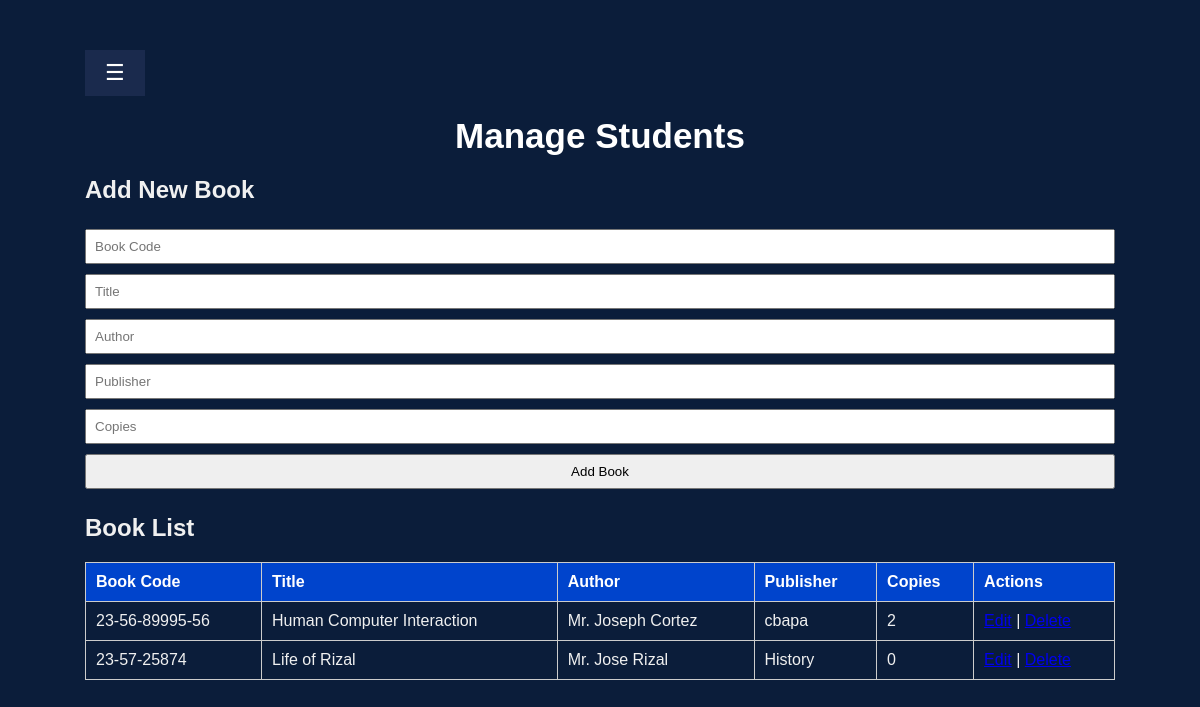
The page /LMS_PRMSU/admin_page/admin_books.php (signed in) on the database its author committed.
### tables this page shows
CREATE TABLE `books` (
  `book_code` varchar(50) NOT NULL,
  `title` varchar(255) NOT NULL,
  `author` varchar(150) DEFAULT NULL,
  `publisher` varchar(150) NOT NULL,
  `copies` int(11) NOT NULL DEFAULT 1,
  `category` varchar(100) DEFAULT NULL,
  `publication_year` int(11) DEFAULT NULL,
  `total_copies` int(11) DEFAULT 1,
  `available_copies` int(11) DEFAULT 1
);

### LMS_PRMSU/admin_page/admin_books.php (the view, shortened to what this page needs)
<?php
include '../include/db_connect.php';
$books = $conn->query("SELECT * FROM books ORDER BY title ASC");
?>
<!DOCTYPE html>
<html lang="en">
<head>
<link rel="stylesheet" href="../style.css">
</head>
<body>
<div class="dashboard-container">
<main class="main-content" id="main">
    <header>
        <button class="menu-toggle" id="menuToggle">☰</button>
        <h1>Manage Students</h1>
    </header>
    <h2>Add New Book</h2>
    <form method="POST">
        <input type="text" name="book_code" placeholder="Book Code" required>
        <input type="text" name="title" placeholder="Title" required>
        <input type="text" name="author" placeholder="Author" required>
        <input type="text" name="publisher" placeholder="Publisher" required>
        <input type="number" name="copies" placeholder="Copies" required>
        <button type="submit" name="add_book">Add Book</button>
    </form>
    <h2>Book List</h2>
    <table>
        <thead>
            <tr>
                <th>Book Code</th>
                <th>Title</th>
                <th>Author</th>
                <th>Publisher</th>
                <th>Copies</th>
                <th>Actions</th>
            </tr>
        </thead>
        <tbody>
            <?php while($book = $books->fetch_assoc()): ?>
                <tr>
                    <td><?php echo $book['book_code']; ?></td>
                    <td><?php echo $book['title']; ?></td>
                    <td><?php echo $book['author']; ?></td>
                    <td><?php echo $book['publisher']; ?></td>
                    <td><?php echo $book['copies']; ?></td>
                    <td>
                        <a href="admin_books.php?edit=<?php echo $book['book_code']; ?>">Edit</a> |
                        <a href="admin_books.php?delete=<?php echo $book['book_code']; ?>" onclick="return confirm('Delete this book?')">Delete</a>
                    </td>
                </tr>
            <?php endwhile; ?>
        </tbody>
    </table>
</main>
</body>
</html>

### LMS_PRMSU/style.css (style rules this page uses)
* { margin: 0; padding: 0; box-sizing: border-box; font-family: 'Arial', sans-serif; }
body { background-color: #0b1d3a; color: #f0f0f0; display: flex; flex-direction: column; align-items: center; min-height: 100vh; padding: 25px 25px; }
h1, p { width: 100%; text-align: center; margin-bottom: 5px; }
h1 { font-size: 32px; text-align: center; font-weight: bold; }
.main-content { flex: 1; margin-left: 0; padding: 50px; transition: filter .28s ease; min-height: 100vh; }
h1 { color: #ffff; font-size: 35px; font-weight: bold; padding: 15px; justify-content: center; }
.menu-toggle { background-color: #1a2a4d; color: white; border: none; font-size: 22px; cursor: pointer; padding: 10px 20px; margin-left: auto }
.main-content { margin-left: 0; transition: margin-left 0.3s ease; padding: 20px; }
.menu-toggle { background-color: #1a2a4d; color: white; border: none; font-size: 22px; cursor: pointer; padding: 10px 20px; width: fit-content; margin-left: auto; }
table { width:100%; border-collapse: collapse; margin-top:20px; }
th, td { border:1px solid #ccc; padding:10px; text-align:left; }
th { background:#0044cc; color:white; }
input, button { padding:8px; margin:5px 0; width: 100%; }
form { max-width: 1030px; margin: 20px 0; }

### rows shown on the page
books: book_code "23-56-89995-56", title "Human Computer Interaction", author "Mr. Joseph Cortez", publisher "cbapa", copies "2"
books: book_code "23-57-25874", title "Life of Rizal", author "Mr. Jose Rizal", publisher "History", copies "0"
